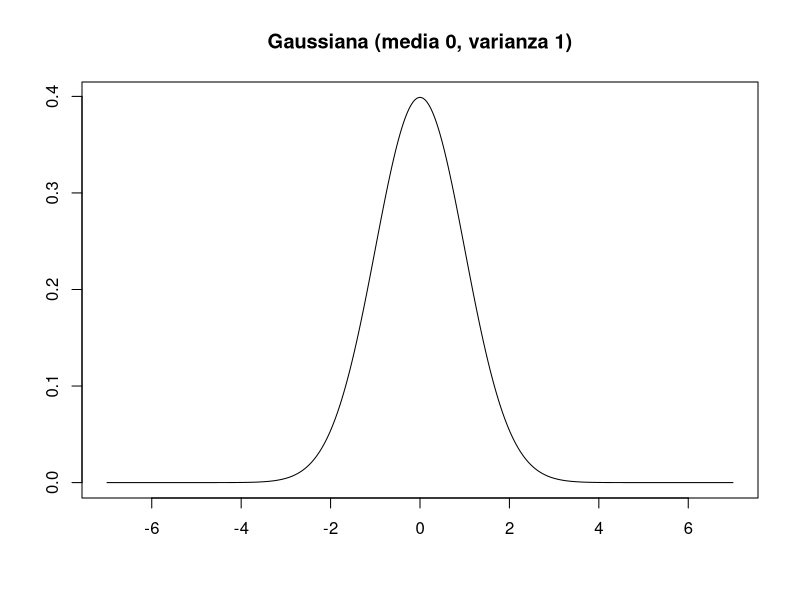
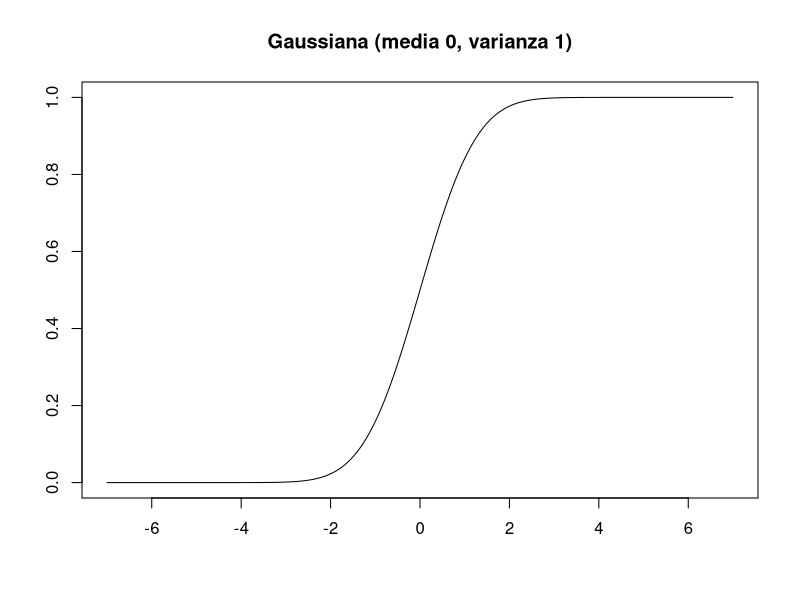
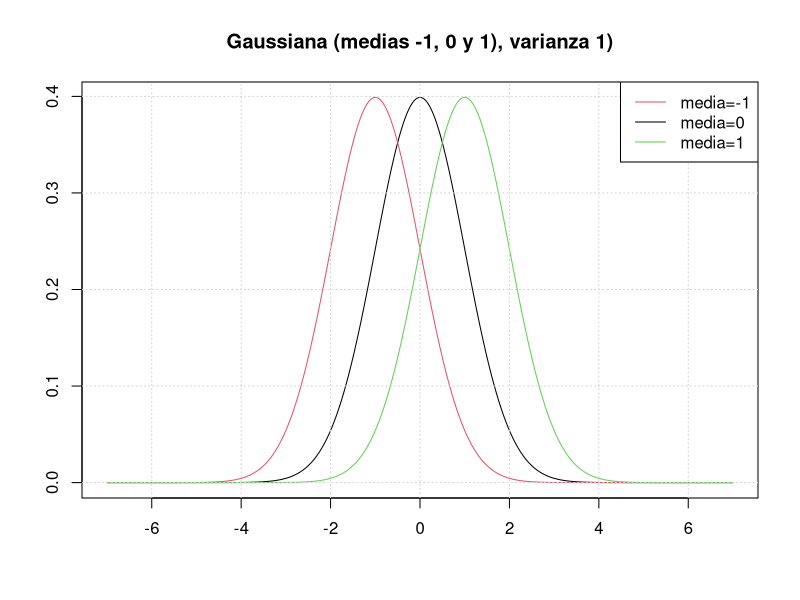
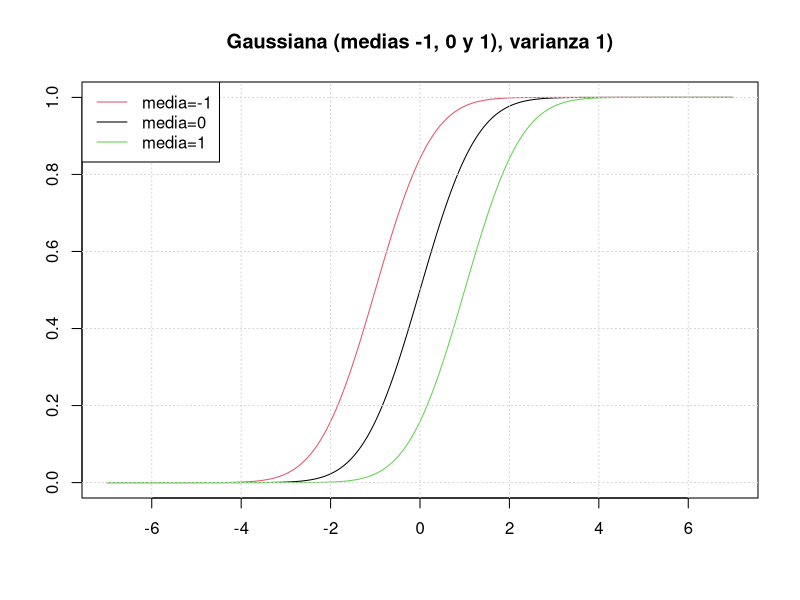
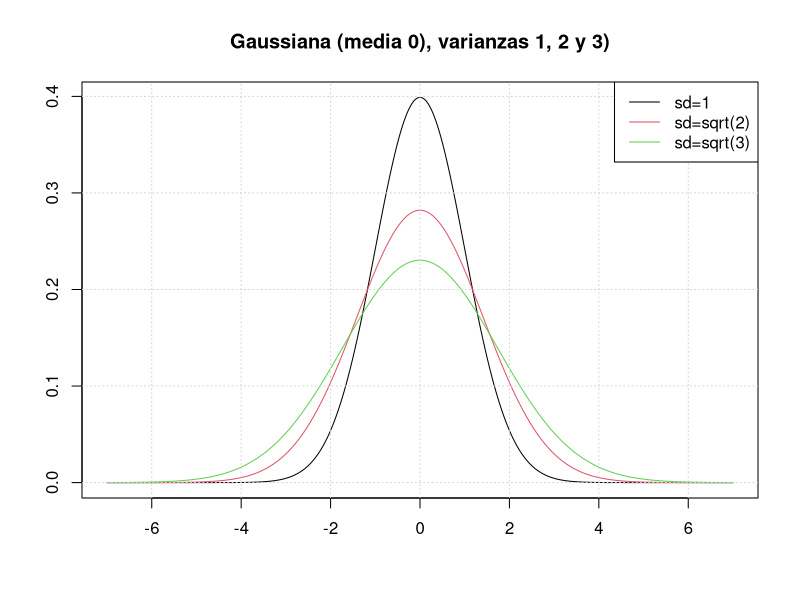
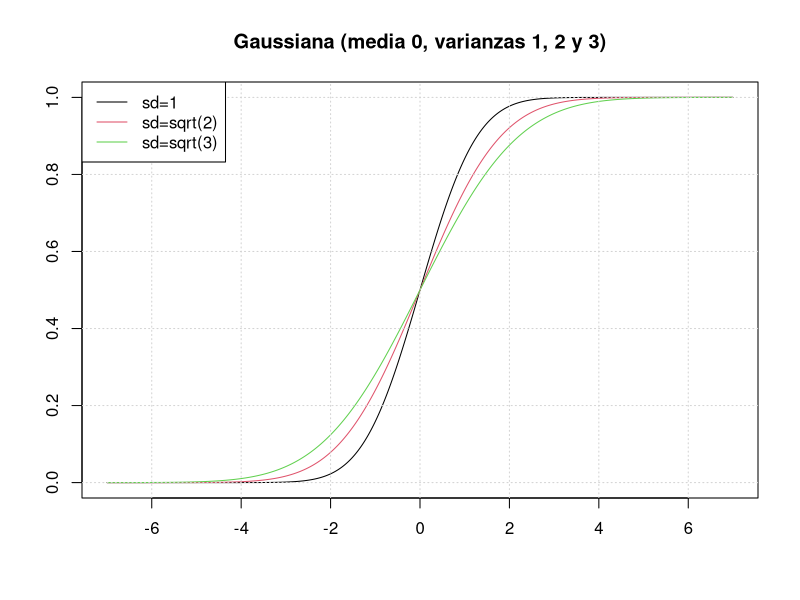

R code for these plots, in order:
x <- seq(-7, 7, 0.01)
pdf("gauss1.pdf")
plot(x, y=dnorm(x), type="l", main="Gaussiana (media 0, varianza 1)", xlab="", ylab="")
dev.off()
pdf("gauss2.pdf")
plot(x, y=pnorm(x), type="l", main="Gaussiana (media 0, varianza 1)", xlab="", ylab="")
dev.off()
pdf("gauss3.pdf")
plot(x, y=dnorm(x), type="l", main="Gaussiana (medias -1, 0 y 1), varianza 1)", xlab="", ylab="")
points(x, y=dnorm(x, mean=-1), type="l", col=2)
points(x, y=dnorm(x, mean=1), type="l", col=3)
grid()
legend("topright", legend=c("media=-1", "media=0", "media=1"), col=c(2,1,3), lty=1)
dev.off()
pdf("gauss4.pdf")
plot(x, y=pnorm(x), type="l", main="Gaussiana (medias -1, 0 y 1), varianza 1)", xlab="", ylab="")
points(x, y=pnorm(x, mean=-1), type="l", col=2)
points(x, y=pnorm(x, mean=1), type="l", col=3)
grid()
legend("topleft", legend=c("media=-1", "media=0", "media=1"), col=c(2,1,3), lty=1)
dev.off()
pdf("gauss5.pdf")
plot(x, y=dnorm(x), type="l", main="Gaussiana (media 0), varianzas 1, 2 y 3)", xlab="", ylab="")
points(x, y=dnorm(x, sd=sqrt(2)), type="l", col=2)
points(x, y=dnorm(x, sd=sqrt(3)), type="l", col=3)
grid()
legend("topright", legend=c("sd=1", "sd=sqrt(2)", "sd=sqrt(3)"), col=c(1,2,3), lty=1)
pdf("gauss6.pdf")
plot(x, y=pnorm(x), type="l", main="Gaussiana (media 0, varianzas 1, 2 y 3)", xlab="", ylab="")
points(x, y=pnorm(x, sd=sqrt(2)), type="l", col=2)
points(x, y=pnorm(x, sd=sqrt(3)), type="l", col=3)
grid()
legend("topleft", legend=c("sd=1", "sd=sqrt(2)", "sd=sqrt(3)"), col=c(1,2,3), lty=1)
dev.off()
